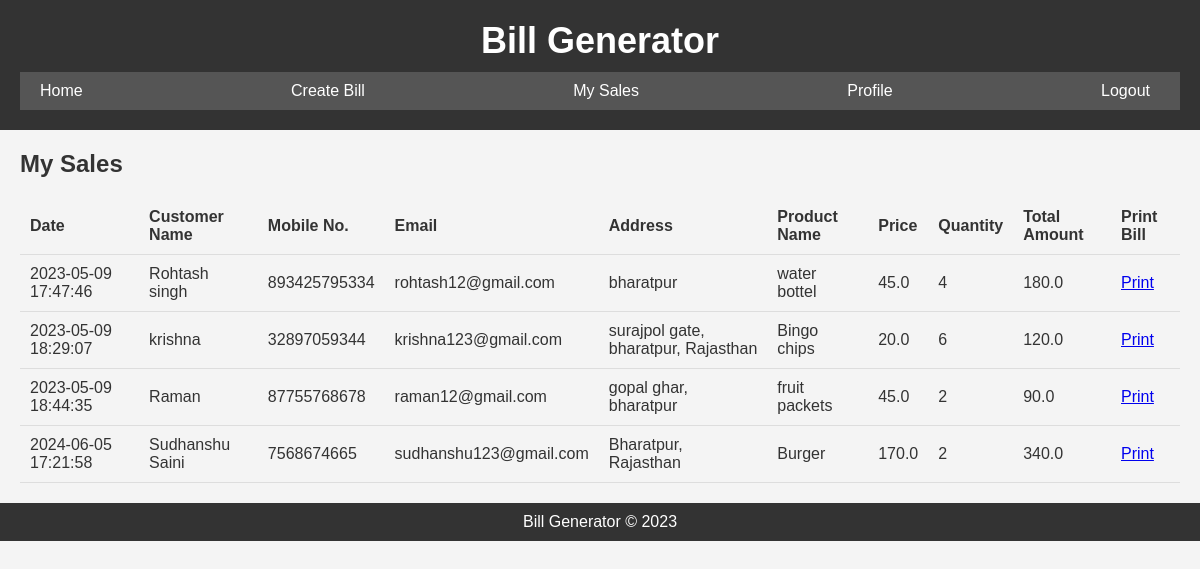
Screenshot of /my_sales (signed in) with the database file from the repository.
### tables this page shows
CREATE TABLE sales
				(
					id INTEGER primary key,
					seller_id INTEGER,
					customer_name TEXT,
					cus_mob TEXT,
					cus_email TEXT,
					cus_address TEXT,
					product TEXT,
					quantity INTEGER,
					price REAL,
					totle_amount Real,
					sale_date TEXT
				);

### app.py (the view)
@app.route('/my_sales',methods=['GET'])
def my_sales():
	msg = True
	email_in_session = session['email']
	seller = seller_data(email_in_session)
	seller_id = int(seller[0][0])
	conn = sqlite3.connect('Database.db')
	cur = conn.cursor()
	cur.execute("SELECT * FROM sales WHERE seller_id = ?",(seller_id,))
	sales_data = cur.fetchall()
	return render_template('mysales.html',sales_data=sales_data, msg=msg)

### app.py (called while the page is built)
def seller_data(email):
	conn = sqlite3.connect('Database.db')
	cur = conn.cursor()
	cur.execute("SELECT * FROM seller WHERE email=?", (email,))
	data = cur.fetchall()
	return data

### templates/mysales.html
{% extends "layout.html" %}
{% block body %}
	<main>
	  <h2>My Sales</h2>
	  <table>
	    <thead>
	      <tr>
	        <th>Date</th>
	        <th>Customer Name</th>
	        <th>Mobile No.</th>
	        <th>Email</th>
	        <th>Address</th>
	        <th>Product Name</th>
	        <th>Price</th>
	        <th>Quantity</th>
	        <th>Total Amount</th>
	        <th>Print Bill</th>
	      </tr>
	    </thead>
	    <tbody>
	      {% for sale in sales_data %}
	      <tr>
	        <td>{{sale[10]}}</td>
	        <td>{{sale[2]}}</td>
	        <td>{{sale[3]}}</td>
	        <td>{{sale[4]}}</td>
	        <td>{{sale[5]}}</td>
	        <td>{{sale[6]}}</td>
	        <td>{{sale[8]}}</td>
	        <td>{{sale[7]}}</td>
	        <td>{{sale[9]}}</td>
	        <td><a href="/printbill/{{sale[0]}}">Print</a></td>
	      </tr>
	      {% endfor %}
	    </tbody>
	  </table>
	</main>
{% endblock %}

### static/style.css (style rules this page uses)
* { box-sizing: border-box; margin: 0; padding: 0; }
body { font-family: Arial, sans-serif; background-color: #f4f4f4; color: #333; }
main { margin: 20px; }
h2 { margin-bottom: 20px; }
table { border-collapse: collapse; width: 100%; margin-top: 20px; }
th, td { padding: 10px; text-align: left; border-bottom: 1px solid #ddd; }

### rows the page displays
sales: sale_date "2023-05-09 17:47:46", customer_name "Rohtash singh", cus_mob "893425795334", cus_email "rohtash12@gmail.com", cus_address "bharatpur", product "water bottel", price "45.0", quantity "4", totle_amount "180.0"
sales: sale_date "2023-05-09 18:29:07", customer_name "krishna", cus_mob "32897059344", cus_email "krishna123@gmail.com", cus_address "surajpol gate, bharatpur, Rajasthan", product "Bingo chips", price "20.0", quantity "6", totle_amount "120.0"
sales: sale_date "2023-05-09 18:44:35", customer_name "Raman", cus_mob "87755768678", cus_email "raman12@gmail.com", cus_address "gopal ghar, bharatpur", product "fruit packets", price "45.0", quantity "2", totle_amount "90.0"
sales: sale_date "2024-06-05 17:21:58", customer_name "Sudhanshu Saini", cus_mob "7568674665", cus_email "sudhanshu123@gmail.com", cus_address "Bharatpur, Rajasthan", product "Burger", price "170.0", quantity "2", totle_amount "340.0"
